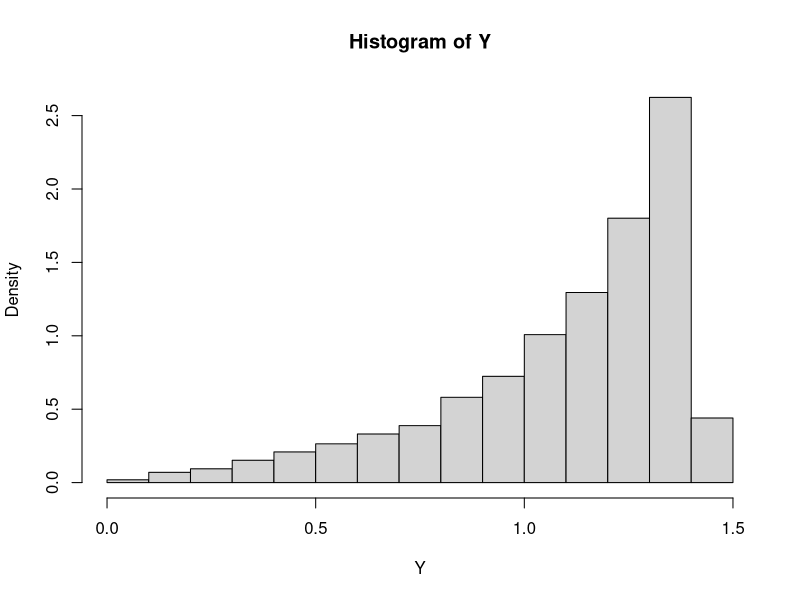

Generate this figure with R:
## ---- chunk 1
rPX_31 <- function(n){
  sample(c(-1, 0, 1), n, TRUE, prob = c(0.2, 0.5, 0.3))
}
## ---- chunk 2
x <- rPX_31(10000)
y <- 2*x

table(y)/length(y)
## ---- chunk 3
rfX_33 <- function(n){
  u_samps <- runif(n)
  
  f_obj <- function(u){
    f_inner <- function(x){
      3/14*(1/3*x^3 + x) - u
    }
  }
  
  sapply(u_samps, function(u){
    f_obj_u <- f_obj(u)
    uniroot(f_obj_u, c(0, 2), tol = 10e-10)$root
  })
}
## ---- chunk 4
x <- rfX_33(10000)
y <- sqrt(x)

hist(y, main = "Histogram of Y", xlab = "Y", freq = FALSE)
